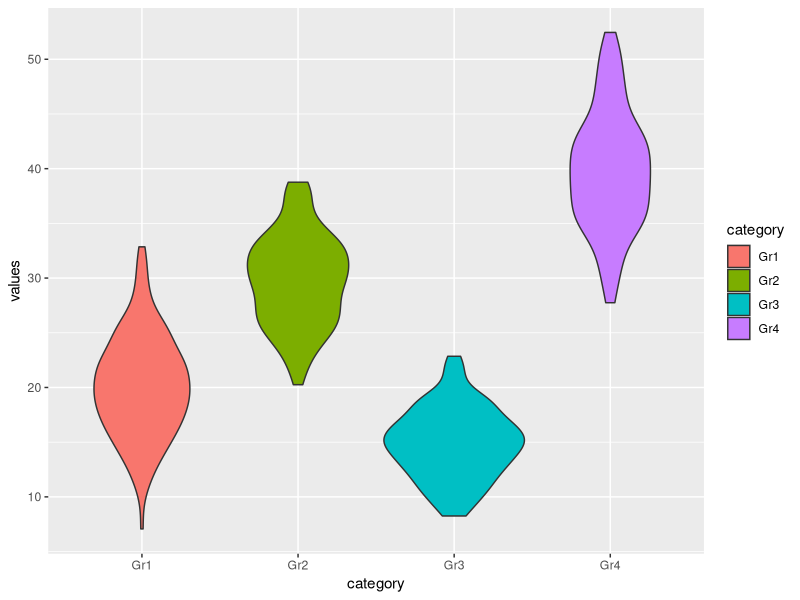
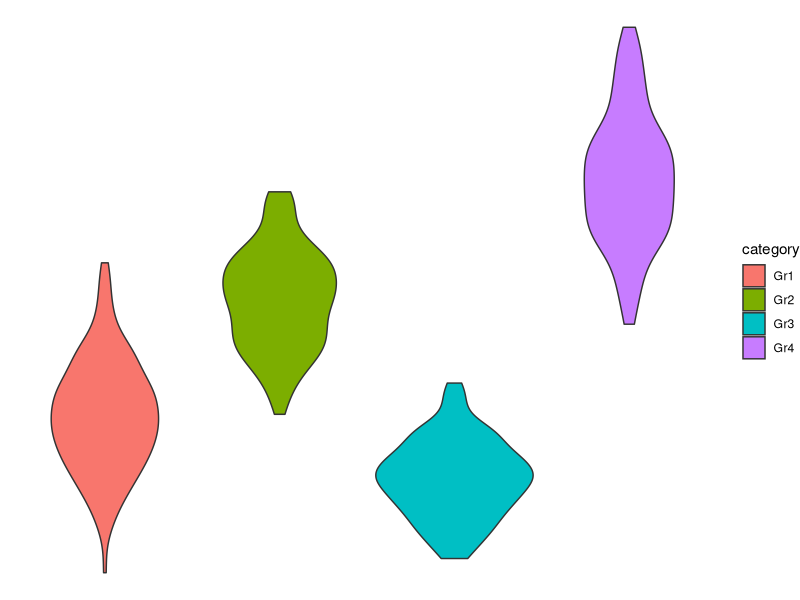
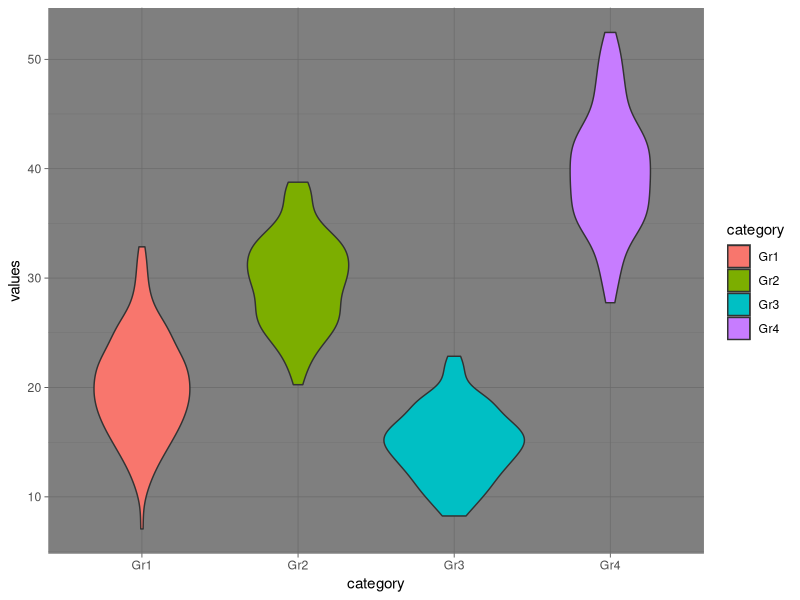
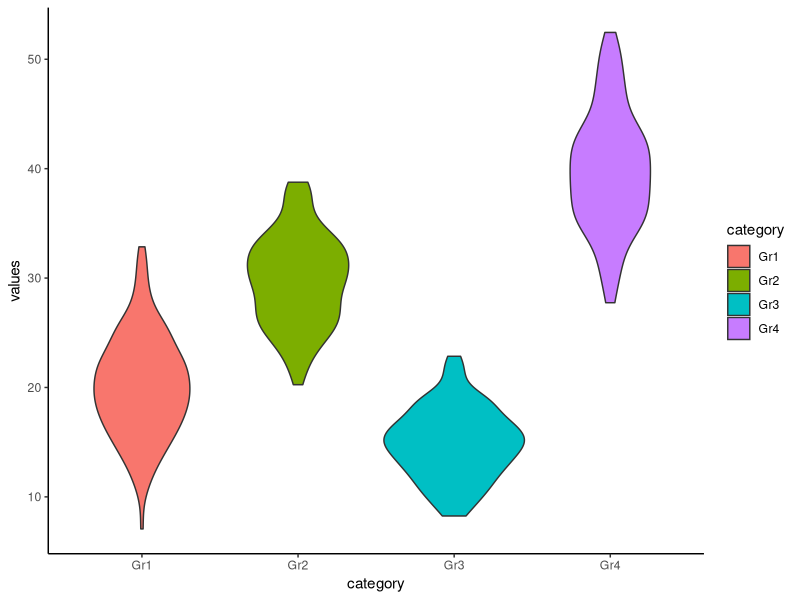
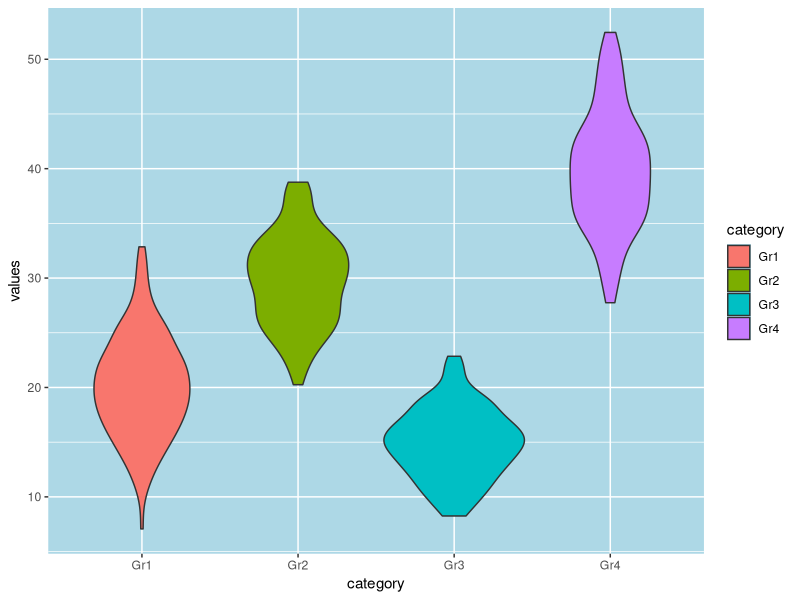
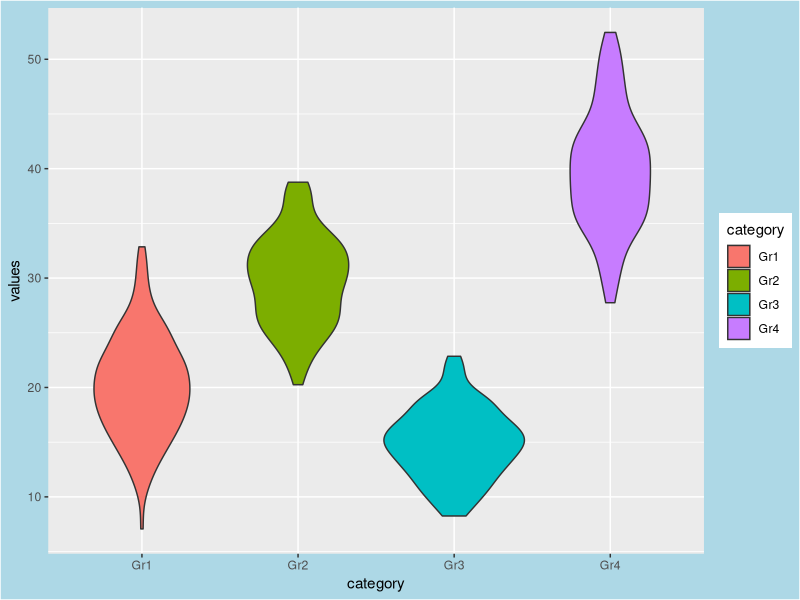
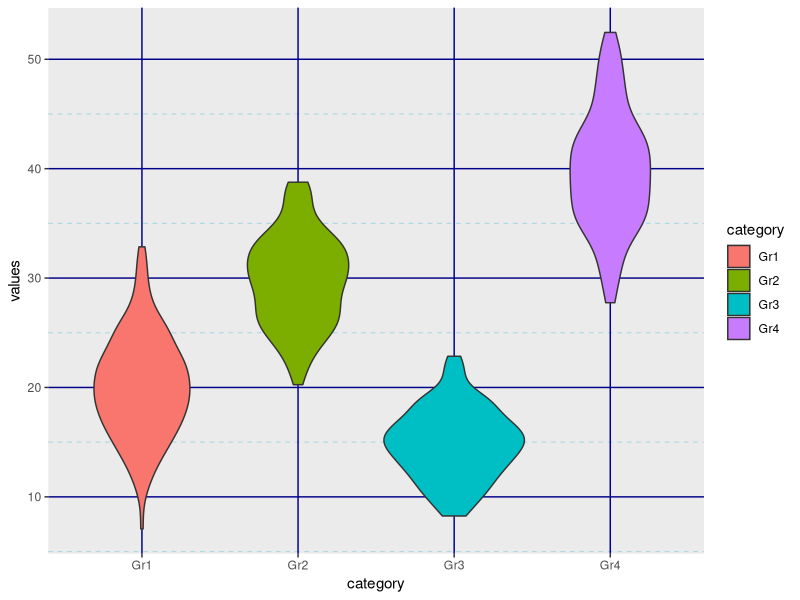
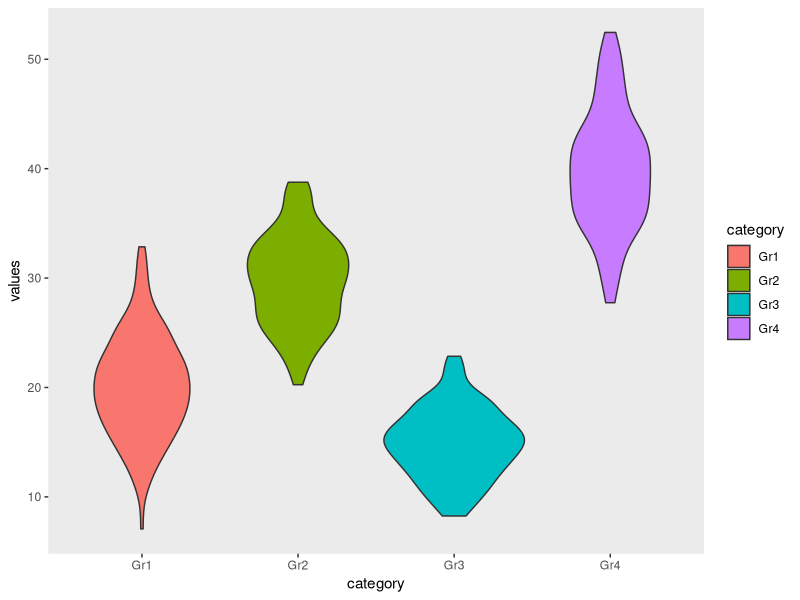

Write the R code that produced these figures, in order.
## ---- chunk 1
knitr::opts_chunk$set(echo = TRUE, fig.align='center')

# title: Background colors and grids
# author: jonathan
# revised: 13/2/2020 

WEB <- c("https://bioceed.uib.no/dropfolder/bioSTATS/Rmd/Basic/Visualizing/Essential/background-grid.html")
GIT <- c("https://github.com/jonathansoule/biostats/blob/master/Basic/Visualizing/Essential/background-grid.Rmd")
library(ggplot2)

# variable 1
values <- c(rnorm(150, mean=20, sd=5), rnorm(150, mean=30, sd=4), rnorm(150, mean=15, 3), rnorm(150, mean=40, sd=5)) 
# variable 2
category <- c(rep("Gr1", 150), rep("Gr2", 150), rep("Gr3", 150), rep("Gr4", 150))

# dataframe
df <- data.frame(category, values)
## ---- chunk 2
baseplot <- ggplot(df, aes(category, values, fill=category)) +
  geom_violin()
baseplot
## ---- chunk 3
baseplot +
  theme_void()
## ---- chunk 4
baseplot +
  theme_dark()
## ---- chunk 5
baseplot +
  theme_classic()
## ---- chunk 6
baseplot +
  theme(panel.background = element_rect(fill = "lightblue"))
## ---- chunk 7
baseplot +
  theme(plot.background = element_rect(fill = "lightblue"))
## ---- chunk 8
baseplot +
  theme(
    panel.grid.major = element_line(colour="darkblue", size=0.5, linetype="solid"),
    panel.grid.minor = element_line(colour="lightblue", size=0.4, linetype="dashed"))
## ---- chunk 9
baseplot +
 theme(panel.grid.major = element_blank(),
       panel.grid.minor = element_blank())
